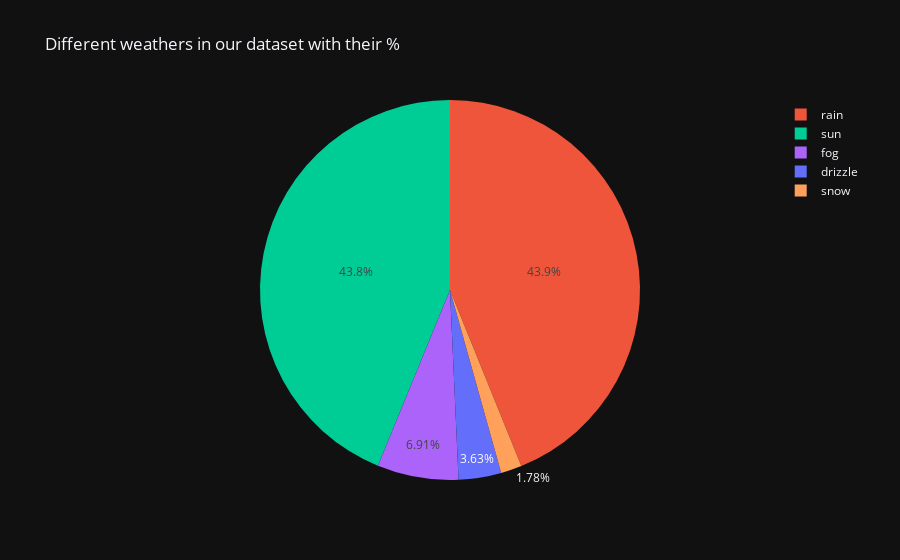

Write notebook code for a chart like this one.
### Code cell
fig = px.pie(dataset, names="weather",color='weather',title='Different weathers in our dataset with their %')
fig.show()

### Figure 1 — Plotly figure (JSON) as saved in the notebook; plotly's stock layout.template omitted (floating-point values rounded to 4 significant figures; data arrays with more than 128 entries replaced by an {"elided": "..."} marker saying what was removed)
{"data": [{"customdata": {"elided": "1461x1 str values"}, "domain": {"x": [0, 1], "y": [0, 1]}, "hovertemplate": "weather=%{customdata[0]}<extra></extra>", "labels": {"elided": "1461 str values"}, "legendgroup": "", "marker": {"colors": {"elided": "1461 str values"}}, "name": "", "showlegend": true, "type": "pie"}], "layout": {"legend": {"tracegroupgap": 0}, "title": {"text": "Different weathers in our dataset with their %"}}}
